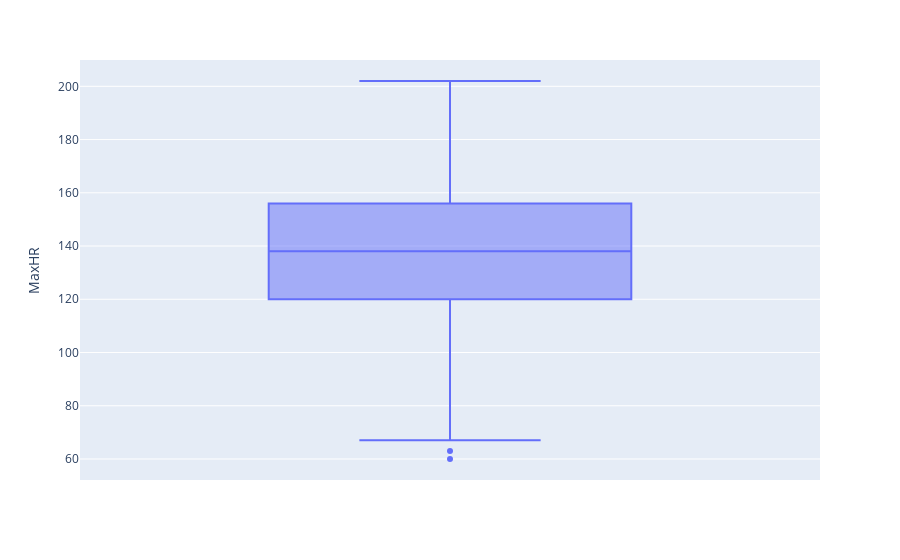

This figure's notebook cell:
### Code cell
px.box(dados2, y="MaxHR")

### Figure 1 — Plotly figure (JSON) as saved in the notebook; plotly's stock layout.template omitted (floating-point values rounded to 4 significant figures; data arrays with more than 128 entries replaced by an {"elided": "..."} marker saying what was removed)
{"data": [{"alignmentgroup": "True", "hovertemplate": "MaxHR=%{y}<extra></extra>", "legendgroup": "", "marker": {"color": "#636efa"}, "name": "", "notched": false, "offsetgroup": "", "orientation": "v", "showlegend": false, "type": "box", "x0": " ", "xaxis": "x", "y": {"elided": "917 int values"}, "y0": " ", "yaxis": "y"}], "layout": {"boxmode": "group", "legend": {"tracegroupgap": 0}, "margin": {"t": 60}, "xaxis": {"anchor": "y", "domain": [0, 1]}, "yaxis": {"anchor": "x", "domain": [0, 1], "title": {"text": "MaxHR"}}}}
